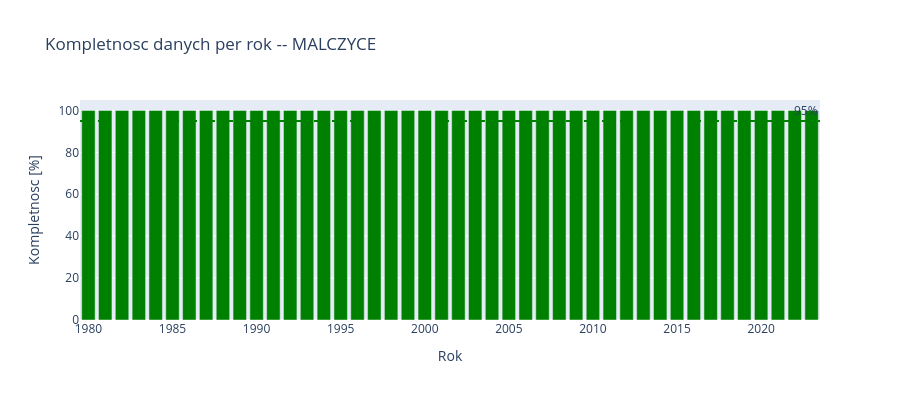

This figure's notebook cell:
### Code cell
# Wykres kompletnosci
fig = go.Figure()
fig.add_trace(go.Bar(
    x=comp.index, y=comp['pct_valid'],
    marker_color=['green' if p >= 95 else 'orange' if p >= 80 else 'red' for p in comp['pct_valid']],
))
fig.add_hline(y=95, line_dash='dash', line_color='green', annotation_text='95%')
fig.update_layout(
    title=f'Kompletnosc danych per rok -- {name}',
    xaxis_title='Rok', yaxis_title='Kompletnosc [%]',
    yaxis_range=[0, 105], height=400,
)
fig.show()

### Figure 1 — Plotly figure (JSON) as saved in the notebook; plotly's stock layout.template omitted (floating-point values rounded to 4 significant figures)
{"data": [{"marker": {"color": ["green", "green", "green", "green", "green", "green", "green", "green", "green", "green", "green", "green", "green", "green", "green", "green", "green", "green", "green", "green", "green", "green", "green", "green", "green", "green", "green", "green", "green", "green", "green", "green", "green", "green", "green", "green", "green", "green", "green", "green", "green", "green", "green", "green"]}, "type": "bar", "x": [1980, 1981, 1982, 1983, 1984, 1985, 1986, 1987, 1988, 1989, 1990, 1991, 1992, 1993, 1994, 1995, 1996, 1997, 1998, 1999, 2000, 2001, 2002, 2003, 2004, 2005, 2006, 2007, 2008, 2009, 2010, 2011, 2012, 2013, 2014, 2015, 2016, 2017, 2018, 2019, 2020, 2021, 2022, 2023], "y": [100.0, 100.0, 100.0, 100.0, 100.0, 100.0, 100.0, 100.0, 100.0, 100.0, 100.0, 100.0, 100.0, 100.0, 100.0, 100.0, 100.0, 100.0, 100.0, 100.0, 100.0, 100.0, 100.0, 100.0, 100.0, 100.0, 100.0, 100.0, 100.0, 100.0, 100.0, 100.0, 100.0, 100.0, 100.0, 100.0, 100.0, 100.0, 100.0, 100.0, 100.0, 100.0, 100.0, 100.0]}], "layout": {"annotations": [{"showarrow": false, "text": "95%", "x": 1, "xanchor": "right", "xref": "x domain", "y": 95, "yanchor": "bottom", "yref": "y"}], "height": 400, "shapes": [{"line": {"color": "green", "dash": "dash"}, "type": "line", "x0": 0, "x1": 1, "xref": "x domain", "y0": 95, "y1": 95, "yref": "y"}], "title": {"text": "Kompletnosc danych per rok -- MALCZYCE"}, "xaxis": {"title": {"text": "Rok"}}, "yaxis": {"range": [0, 105], "title": {"text": "Kompletnosc [%]"}}}}
